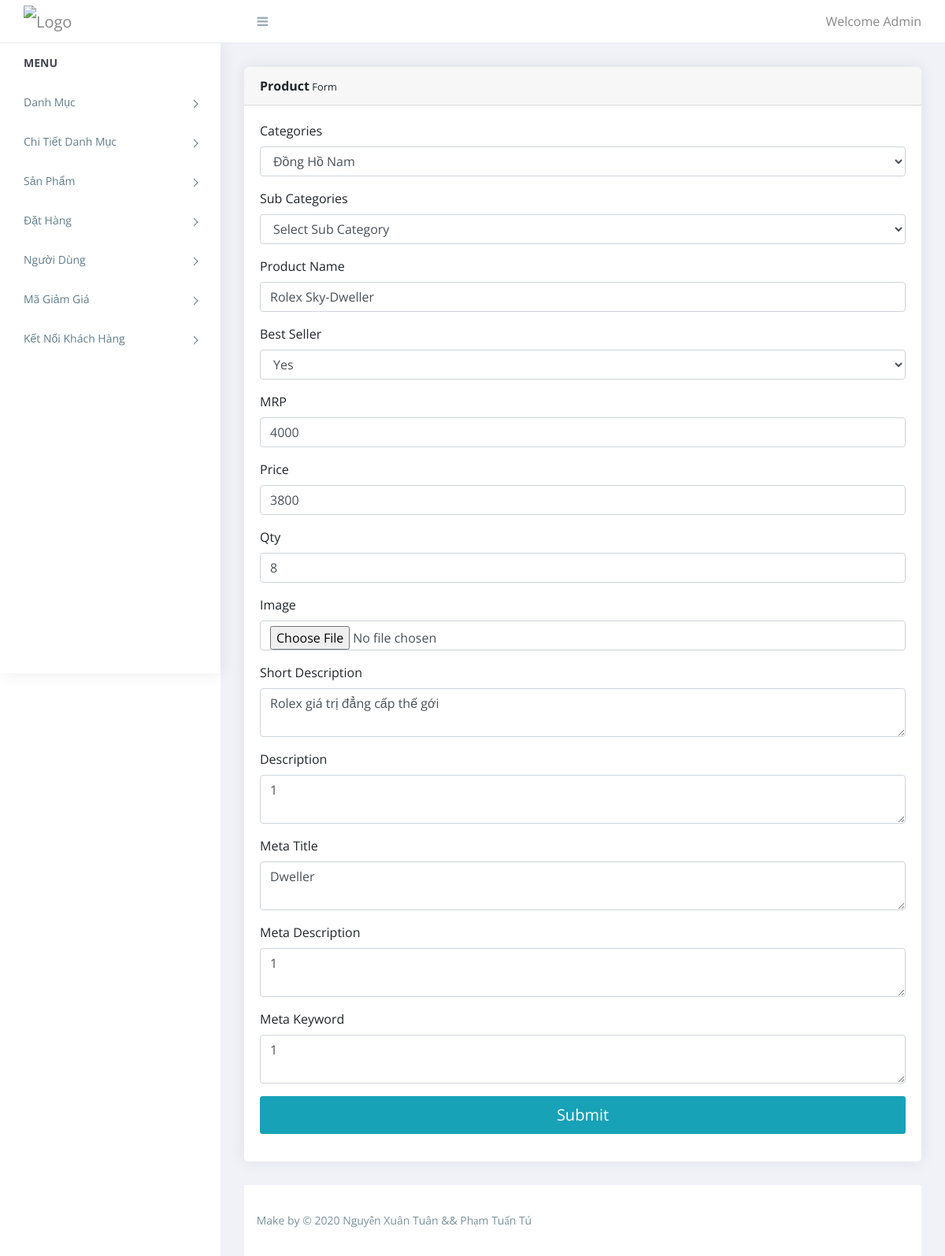
The page /phpeComPart18/admin/manage_product.php?id=1 (signed in) on the database its author committed.
### tables this page shows
CREATE TABLE `product` (
  `id` int NOT NULL AUTO_INCREMENT,
  `id_categories` int DEFAULT NULL,
  `sub_id_categories` int DEFAULT NULL,
  `name` varchar(255) DEFAULT NULL,
  `mrp` float DEFAULT NULL,
  `price` float DEFAULT NULL,
  `qty` int DEFAULT NULL,
  `image` varchar(300) DEFAULT NULL,
  `short_desc` longtext,
  `description` longtext,
  `best_seller` int DEFAULT NULL,
  `meta_title` varchar(45) DEFAULT NULL,
  `meta_desc` varchar(255) DEFAULT NULL,
  `meta_keyword` varchar(45) DEFAULT NULL,
  `status` int DEFAULT NULL,
  PRIMARY KEY (`id`)
);

### phpeComPart18/admin/functions.inc.php (called while the page is built, shortened)
<?php
function get_safe_value($con,$str){
	if($str!=''){
		$str=trim($str);
		return mysqli_real_escape_string($con,$str);
	}
}
?>

### phpeComPart18/admin/manage_product.php (the view, shortened to what this page needs)
<?php
require('top.inc.php');
$id_categories='';
$name='';
$mrp='';
$price='';
$qty='';
$short_desc	='';
$description	='';
$meta_title	='';
$meta_desc	='';
$meta_keyword='';
$best_seller='';
$image_required='required';
if(isset($_GET['id']) && $_GET['id']!=''){
	$image_required='';
	$id=get_safe_value($con,$_GET['id']);
	$res=mysqli_query($con,"select * from product where id='$id'");
	$check=mysqli_num_rows($res);
	if($check>0){
		$row=mysqli_fetch_assoc($res);
		$id_categories=$row['id_categories'];
		$name=$row['name'];
		$mrp=$row['mrp'];
		$price=$row['price'];
		$qty=$row['qty'];
		$short_desc=$row['short_desc'];
		$description=$row['description'];
		$meta_title=$row['meta_title'];
		$meta_desc=$row['meta_desc'];
		$meta_keyword=$row['meta_keyword'];
		$best_seller=$row['best_seller'];
	}else{
		header('location:product.php');
		die();
	}
}
?>
<div class="content pb-0">
            <div class="animated fadeIn">
               <div class="row">
                  <div class="col-lg-12">
                     <div class="card">
                        <div class="card-header"><strong>Product</strong><small> Form</small></div>
                        <form method="post" enctype="multipart/form-data">
							<div class="card-body card-block">
							   <div class="form-group">
									<label for="categories" class=" form-control-label">Categories</label>
									<select class="form-control" name="id_categories" id="id_categories" onchange="get_sub_cat('')" required>
										<?php
										$res=mysqli_query($con,"select id,categories from categories order by categories asc");
										while($row=mysqli_fetch_assoc($res)){
											if($row['id']==$id_categories){
												echo "<option selected value=".$row['id'].">".$row['categories']."</option>";
											}else{
												echo "<option value=".$row['id'].">".$row['categories']."</option>";
											}
										}
										?>
									</select>
								</div>
								<div class="form-group">
									<label for="categories" class=" form-control-label">Sub Categories</label>
									<select class="form-control" name="sub_id_categories" id="sub_id_categories">
										<option>Select Sub Category</option>
									</select>
								</div>
								<div class="form-group">
									<label for="categories" class=" form-control-label">Product Name</label>
									<input type="text" name="name" placeholder="Enter product name" class="form-control" required value="<?php echo $name?>">
								</div>
								<div class="form-group">
									<label for="categories" class=" form-control-label">Best Seller</label>
									<select class="form-control" name="best_seller" required>
										<?php
										if($best_seller==1){
											echo '<option value="1" selected>Yes</option>
												<option value="0">No</option>';
										}elseif($best_seller==0){
											echo '<option value="1">Yes</option>
												<option value="0" selected>No</option>';
										}else{
											echo '<option value="1">Yes</option>
												<option value="0">No</option>';
										}
										?>
									</select>
								</div>
								<div class="form-group">
									<label for="categories" class=" form-control-label">MRP</label>
									<input type="text" name="mrp" placeholder="Enter product mrp" class="form-control" required value="<?php echo $mrp?>">
								</div>
								<div class="form-group">
									<label for="categories" class=" form-control-label">Price</label>
									<input type="text" name="price" placeholder="Enter product price" class="form-control" required value="<?php echo $price?>">
								</div>
								<div class="form-group">
									<label for="categories" class=" form-control-label">Qty</label>
									<input type="text" name="qty" placeholder="Enter qty" class="form-control" required value="<?php echo $qty?>">
								</div>
								<div class="form-group">
									<label for="categories" class=" form-control-label">Image</label>
									<input type="file" name="image" class="form-control" <?php echo  $image_required?>>
								</div>
								<div class="form-group">
									<label for="categories" class=" form-control-label">Short Description</label>
									<textarea name="short_desc" placeholder="Enter product short description" class="form-control" required><?php echo $short_desc?></textarea>
								</div>
								<div class="form-group">
									<label for="categories" class=" form-control-label">Description</label>
									<textarea name="description" placeholder="Enter product description" class="form-control" required><?php echo $description?></textarea>
								</div>
								<div class="form-group">
									<label for="categories" class=" form-control-label">Meta Title</label>
									<textarea name="meta_title" placeholder="Enter product meta title" class="form-control"><?php echo $meta_title?></textarea>
								</div>
								<div class="form-group">
									<label for="categories" class=" form-control-label">Meta Description</label>
									<textarea name="meta_desc" placeholder="Enter product meta description" class="form-control"><?php echo $meta_desc?></textarea>
								</div>
								<div class="form-group">
									<label for="categories" class=" form-control-label">Meta Keyword</label>
									<textarea name="meta_keyword" placeholder="Enter product meta keyword" class="form-control"><?php echo $meta_keyword?></textarea>
								</div>
							   <button id="payment-button" name="submit" type="submit" class="btn btn-lg btn-info btn-block">
							   <span id="payment-button-amount">Submit</span>
							   </button>
							</div>
						</form>
                     </div>
                  </div>
               </div>
            </div>
         </div>
<?php
require('footer.inc.php');
?>

### phpeComPart18/admin/top.inc.php (shortened to what this page needs)
<?php
require('connection.inc.php');
require('functions.inc.php');
?>
<!doctype html>
<html class="no-js" lang="">
   <head>
      <link rel="stylesheet" href="assets/css/normalize.css">
      <link rel="stylesheet" href="assets/css/bootstrap.min.css">
      <link rel="stylesheet" href="assets/css/font-awesome.min.css">
      <link rel="stylesheet" href="assets/css/themify-icons.css">
      <link rel="stylesheet" href="assets/css/pe-icon-7-filled.css">
      <link rel="stylesheet" href="assets/css/flag-icon.min.css">
      <link rel="stylesheet" href="assets/css/cs-skin-elastic.css">
      <link rel="stylesheet" href="assets/css/style.css">
   </head>
   <body>
      <aside id="left-panel" class="left-panel">
         <nav class="navbar navbar-expand-sm navbar-default">
            <div id="main-menu" class="main-menu collapse navbar-collapse">
               <ul class="nav navbar-nav">
                  <li class="menu-title">Menu</li>
                  <li class="menu-item-has-children dropdown">
                     <a href="categories.php" >Danh Mục</a>
                  </li>
				  <li class="menu-item-has-children dropdown">
                     <a href="sub_categories.php" >Chi Tiết Danh Mục</a>
                  </li>
                  <li class="menu-item-has-children dropdown">
                     <a href="product.php" >Sản Phẩm</a>
                  </li>
				  <li class="menu-item-has-children dropdown">
                     <a href="order_master.php" > Đặt Hàng</a>
                  </li>
				  <li class="menu-item-has-children dropdown">
                     <a href="users.php" >Người Dùng</a>
                  </li>
				  <li class="menu-item-has-children dropdown">
                     <a href="coupon_master.php" >Mã Giảm Giá</a>
                  </li>
				  <li class="menu-item-has-children dropdown">
                     <a href="contact_us.php" >Kết Nối Khách Hàng</a>
                  </li>
               </ul>
            </div>
         </nav>
      </aside>
      <div id="right-panel" class="right-panel">
         <header id="header" class="header">
            <div class="top-left">
               <div class="navbar-header">
                  <a class="navbar-brand" href="index.php"><img src="images/logo.png" alt="Logo"></a>
                  <a id="menuToggle" class="menutoggle"><i class="fa fa-bars"></i></a>
               </div>
            </div>
            <div class="top-right">
               <div class="header-menu">
                  <div class="user-area dropdown float-right">
                     <a href="#" class="dropdown-toggle active" data-toggle="dropdown" aria-haspopup="true" aria-expanded="false">Welcome Admin</a>
                  </div>
               </div>
            </div>
         </header>

### phpeComPart18/admin/footer.inc.php (shortened to what this page needs)
         <footer class="site-footer">
            <div class="footer-inner bg-white">
               <div class="row">
                  <div class="col-sm-6">
                     Make by &copy; <?php echo date('Y')?> Nguyễn Xuân Tuân && Phạm Tuấn Tú
                  </div>
               </div>
            </div>
         </footer>
      </div>
   </body>
</html>

### rows shown on the page
product: name "Rolex Sky-Dweller", best_seller "Yes", mrp "4000", price "3800", qty "8", short_desc "Rolex giá trị đẳng cấp thế gới", description "1", meta_title "Dweller", meta_desc "1", meta_keyword "1"

### other values the page prints
form field id_categories "Đồng Hồ Nam"
